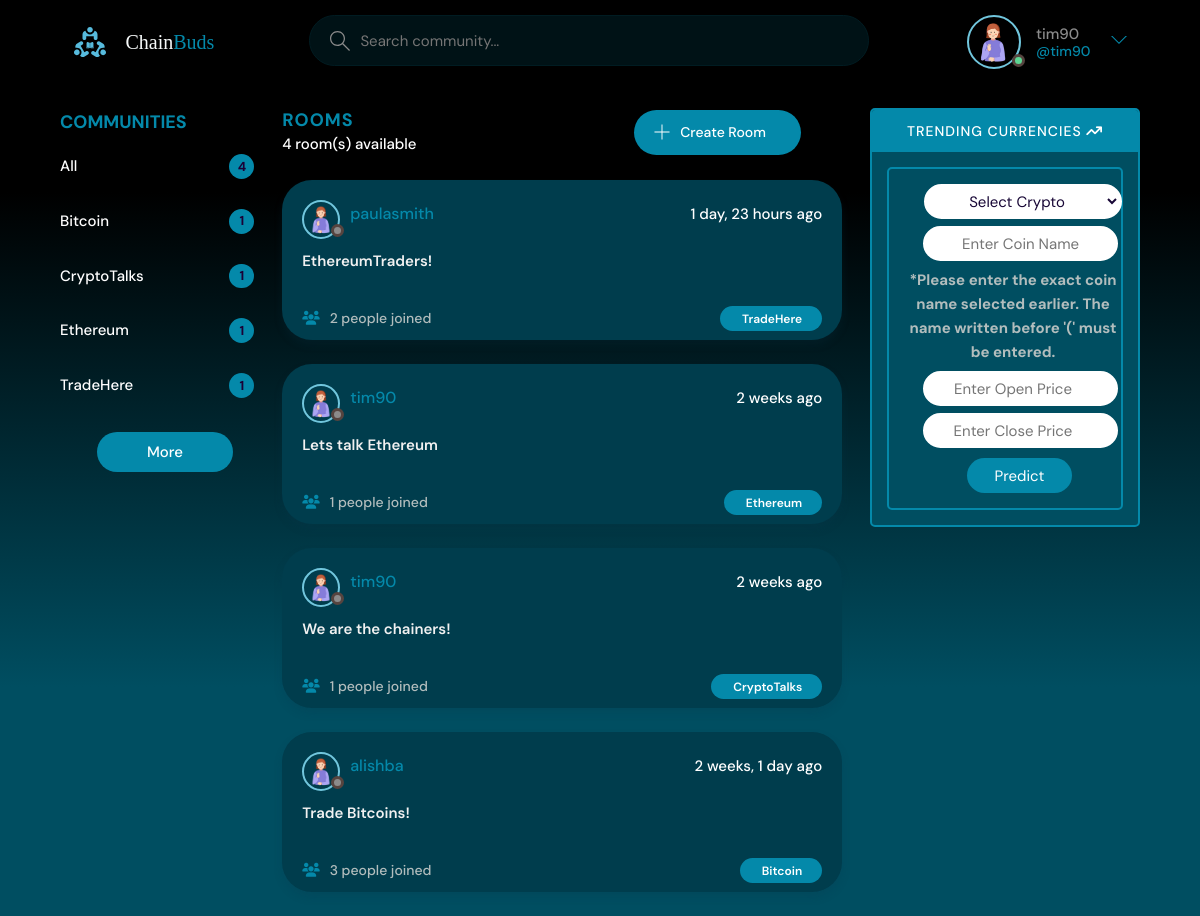
The page / (signed in) on the database its author committed.
### base/models.py (models this page shows, shortened)
class User(AbstractUser):
    name = models.CharField(max_length=200, null=True)
    email = models.EmailField(unique=True, null=True)
    About = models.TextField(null=True)
    picture = models.ImageField(null=True, default="avatar.svg")
    USERNAME_FIELD = 'email'
    REQUIRED_FIELDS = ['username']

class Community(models.Model):
    name = models.CharField(max_length=200)

class Room(models.Model):
    buddy = models.ForeignKey(User, on_delete=models.SET_NULL, null=True) #host
    subject = models.ForeignKey(Community, on_delete=models.SET_NULL, null=True) #topic
    name = models.CharField(max_length=200)
    description = models.TextField(null=True, blank=True)#null True means it can have an empty value in the database. Blank True means if we are creating a form then it can remain empty aswell
    participants = models.ManyToManyField(User, related_name='participants', blank=True)
    updateTime = models.DateTimeField(auto_now=True) #auto_Now takes a snapshot at every time we save the room item. This value will change everytime
    creation = models.DateTimeField(auto_now_add=True) #auto_now_add only saves the time when we FIRST created this instance/room.This value will never change, it will remain as the initial time
    class Meta:
        ordering = ['-updateTime', '-creation'] #Newest Room will show on top with the negative sign put in the syntax
    def __str__(self):
        return self.name

### base/views.py (the view, shortened to what this page needs)
# urls.py: path('', views.home, name="home"),
@login_required(login_url='/login')
def home(request):
    q = request.GET.get('q') if request.GET.get('q') != None else ''
    rooms = Room.objects.filter(Q(subject__name__icontains=q) | Q(
        name__icontains=q) | Q(description__icontains=q))
    communities = Community.objects.all()[0:5]
    room_count = rooms.count()
    room_messages = RoomMessage.objects.filter(Q(room__subject__name__icontains=q))
    coin_names = {
        "Cardano (ADA)": "base/model/ADA_predictions.pkl",
        "Bitcoin Cash (BCH)" : "base/model/BCH_predictions.pkl",
        "Binance Coin (BNB)" : "base/model/BNB_predictions.pkl",
        "Bitcoin (BTC)" : "base/model/BTC_predictions.pkl",
        "Dai Coin (DAI)" : "base/model/DAI_predictions.pkl",
        "DogeCoin (DOGE)" : "base/model/DOGE_predictions.pkl",
        "Ethereum (ETH)" : "base/model/ETH_predictions.pkl",
        "ChainLink (LINK)" : "base/model/LINK_predictions.pkl",
        "LiteCoin (LTC)" : "base/model/LITECOIN_predictions.pkl",
        "PolkaDot (DOT)" : "base/model/POLKADOT_predictions.pkl",
        "Polygon (MATIC)" : "base/model/POLYGON_predictions.pkl",
        "Shiba INU (SHIB)" : "base/model/SHIBA_predictions.pkl",
        "Solana (SOL)" : "base/model/SOLANA_predictions.pkl",
        "Stellar (XLM)" : "base/model/STELLAR_predictions.pkl",
        "TRON (TRX)" : "base/model/TRON_predictions.pkl",
        "TrueUSD (TUSD)" : "base/model/TrueUSD_predictions.pkl",
        "USD Coin (USDC)" : "base/model/USDC_predictions.pkl",
        "Tether (USDT)" : "base/model/USDT_predictions.pkl",
        "Wrapped Bitcoin (WBTC)" : "base/model/WBTC_predictions.pkl",
        "Ripple USD (XRP)" : "base/model/XRP_predictions.pkl",
    }
    context = {'rooms': rooms, 'communities': communities,
                   'room_count': room_count, "coin_names":coin_names, "room_messages":room_messages}
    if request.method == 'GET':
        return render(request, 'base/home.html', context)

### base/templates/base/home.html (shortened to what this page needs)
{% extends 'main.html' %}
{% load static %}
{% block content %}
<main class="layout layout--3">
  <div class="container">
    {% include 'base/topics_components.html' %}
    <div class="roomList">
      <div class="roomList__header">
        <div>
          <h2 style="color: var(--LIGHT, #0489aa);
          font-size: 18px;
          font-style: normal;
          font-weight: 700;
          line-height: normal; ">ROOMS</h2>
          <p style="color: #fff;">{{room_count}} room(s) available</p>
        </div>
        <a class="btn btn--main" href="{% url 'create-room' %}" style="width: 167px;
        height: 45px;
        flex-shrink: 0; border-radius: 30px;
background: #0489aa; margin-right: 41px; color: var(--color1, white);
font-size: 14px;
font-style: normal;
font-weight: 500;
line-height: normal; ">
          <svg version="1.1" xmlns="http://www.w3.org/2000/svg" width="32" height="32" viewBox="0 0 32 32">
            <title>add</title>
            <path
              d="M16.943 0.943h-1.885v14.115h-14.115v1.885h14.115v14.115h1.885v-14.115h14.115v-1.885h-14.115v-14.115z">
            </path>
          </svg>
          Create Room
        </a>
      </div>
      {% include 'base/feed_component.html' %}
    </div>
    <div class="activities" style="background: #004e61; border:2px solid #0489aa;">
      <div class="activities__header" style="background: #0489aa;">
        <h2 style="background-color: #0489aa; color: white; text-align: center;">Trending Currencies <i
            class="fa-solid fa-arrow-trend-up"></i></h2>
      </div>
      {% if request.user.is_authenticated %}
      <div class="activities__box" style="border: 2px solid #0489aa;">
        <div class="activities__boxHeader roomListRoom__header">
          <form method="POST">
            <select name="selected_coin_name" id="" style="height: 35px;
            border-radius: 18px;
            border: 2px solid #fff;
            text-align: center;
            margin-left: 20px; background-color: #fff; color: #180736;">
              {% for coin, model in coin_names.items %}
              <option value="" disabled selected hidden>Select Crypto</option>
              {% endfor %}
            </select>
            <br>
            <input type="text" name="input_coin_name" placeholder="Enter Coin Name" style="height: 35px;
            margin-top: 7px;
            border-radius: 18px;
            text-align: center;
            margin-left: 19px;
            width: 195px; background-color: #fff; color: #180736; border: 2px solid #fff;">
            <h4 style="text-align: center; margin-top: 7px;">*Please enter the exact coin name selected earlier. The
              name written before '(' must <br>be entered.
            </h4>
            <input type="number" name="input_data" placeholder="Enter Open Price" style="height: 35px;
            margin-top: 7px;
            border-radius: 18px;
            text-align: center;
            margin-left: 19px;
            width: 195px; background-color: #fff; color: #180736; border: 2px solid #fff;">
            <br>
            <input type="number" name="input_data1" placeholder="Enter Close Price" style="height: 35px;
            margin-top: 7px;
            border-radius: 18px;
            text-align: center;
            margin-left: 19px;
            width: 195px; background-color: #fff; color: #180736; border: 2px solid #fff;">
            <input type="submit" value="Predict" style="height: 35px;
            margin-top: 10px;
            width: 105px;
            border-radius: 18px;
            margin-left: 63px;
            background-color: #0489aa;
            border: none;
            color: white;">
          </form>
        </div>
      </div>
      {% else %}
      <p>Please login to predict crypto currencies</p>
      {% endif %}
    </div>
  </div>
</main>
{% endblock %}

### templates/navbar.html (shortened to what this page needs)
{% load static %}
<header class="header header--loggedIn" style="background-color: black;">
  <div class="container">
    <a href="{% url 'home' %}" class="header__logo">
      <img src="{% static 'logo.svg' %}" />
      <h1 style="color: var(--LIGHT, #0489aa);
      font-family: Eras Bold ITC;
      font-size: 20px;
      font-style: normal;
      font-weight: 400;
      line-height: normal; "> <span style="color: #F7FAFA;
        font-family: Eras Bold ITC;
        font-size: 20px;
        font-style: normal;
        font-weight: 400;
        line-height: normal; ">Chain</span>Buds</h1>
    </a>
    <form class="header__search" method="GET" action="{% url 'home' %}">
      <label style="border-radius: 30px;
        border: 1px solid #001c22;
        background: #001216; width: 560px;
height: 51px;
flex-shrink: 0; ">
        <input name="q" placeholder="Search community..." />
      </label>
    </form>
    <nav class="header__menu">
      {% if request.user.is_authenticated %}
      <div class="header__user">
        <a href="{% url 'update-user' %}">
          <div class="avatar avatar--medium active">
            <img src="{{request.user.picture.url}}" style="width: 50px;
            height: 50px; "/>
          </div>
          <p>{{request.user.username}}<span style="color: #0489aa; ">@{{request.user.username}}</span></p>
        </a>
        <button class="dropdown-button">
          <svg version="1.1" xmlns="http://www.w3.org/2000/svg" style="fill: #0489aa;" width="32" height="32" viewBox="0 0 32 32">
            <title>chevron-down</title>
            <path d="M16 21l-13-13h-3l16 16 16-16h-3l-13 13z"></path>
          </svg>
        </button>
      </div>
      {% else %}
      <a href="{% url 'login' %}">
        <img src="{% static 'avatar.svg' %}" />
        <p>Login</p>
      </a>
      {% endif %}
    </nav>
  </div>
</header>

### base/templates/base/topics_components.html
<div class="topics">
    <div class="topics__header">
      <h2 style="color: var(--LIGHT, #0489aa); font-size: 18px;
      font-style: normal;
      font-weight: 700;
      line-height: normal;   margin-top: 2px;">Communities</h2>
    </div>
    <ul class="topics__list">
      <li>
        <a href="{% url 'home' %}" class="active" style="color: #fff;">All <span style="display: flex;
          width: 25px;
          padding: 2.609px 6.044px 1.391px 6.956px;
          justify-content: center;
          align-items: center;
          flex-shrink: 0;
          border-radius: 14.913px;
          background: var(--LIGHT, #0489aa);
          color: var(--color1, #1B0036); ">{{communities.count}}</span></a>
      </li>
      {% for community in communities %}
      <li>
        <a href="{% url 'home' %}?q={{community.name}}" style="color: #fff;"> {{community.name}}<span style="display: flex;
          width: 25px;
          padding: 2.609px 6.044px 1.391px 6.956px;
          justify-content: center;
          align-items: center;
          flex-shrink: 0;
          border-radius: 14.913px;
          background: var(--LIGHT, #0489aa);
          color: var(--color1, #1B0036); ">{{community.room_set.all.count}}</span></a>
      </li>
      {% endfor %}
    </ul>
    <a class="btn btn--link" href="{% url 'topics' %}" style="
    padding: 8px 50px;
  flex-direction: column;
  border-radius: 33px;
  background: var(--LIGHT, #0489aa);
  margin-left: 37px;
  margin-top: 4px;
  margin-bottom: 15px; color: white;">
      More
    </a>
  </div>

### base/templates/base/feed_component.html
{% for room in rooms %}
<div class="roomListRoom" style="width: 560px;
height: 160px; border-radius: 30px;
background: #003d4d;
box-shadow: 0px 5px 9px 0px rgba(12, 57, 75, 0.2);">
  <div class="roomListRoom__header">
    <a href="{% url 'user-profile' room.buddy.id %}" class="roomListRoom__author">
      <div class="avatar avatar--small">
        <img src="{{room.buddy.picture.url}}" style="width: 34px;
          height: 35px;
          flex-shrink: 0; stroke-width: 2px;
stroke: #0489aa; " />
      </div>
      <span style="width: 96px;
        height: 33px;
        flex-shrink: 0; color: var(--LIGHT, #0489aa);
font-size: 16px;
font-style: normal;
font-weight: 500;
line-height: normal; ">{{room.buddy.username}}</span>
    </a>
    <div class="roomListRoom__actions">
      <span style="color: #FFF;
        font-size: 15px;
        font-style: normal;
        font-weight: 500;
        line-height: normal;
        margin-bottom: 12px;">{{room.creation|timesince}} ago</span>
    </div>
  </div>
  <div class="roomListRoom__content">
    <a href="{% url 'room' room.id %}" style="color: #F1F1F1;
      font-size: 15px;
      font-style: normal;
      font-weight: 600;
      line-height: normal; ">{{room.name}}</a>
  </div>
  <div class="roomListRoom__meta" style="border-top:none">
    <a href="{% url 'room' room.id %}" class="roomListRoom__joined">
      <i class="fa-solid fa-users" style="color: #0489aa;"></i>
      {{room.participants.all.count}} people joined
    </a>
    <p class="roomListRoom__topic" style="display: inline-flex;
      padding: 5px 20px 4px 22px;
      justify-content: center;
      align-items: center; border-radius: 30px;
background: var(--LIGHT, #0489aa); color: var(--color1, white);
font-size: 12px;
font-style: normal;
font-weight: 600;
line-height: normal; ">{{room.subject.name}}</p>
  </div>
</div>
{% endfor %}

### rows shown on the page
User: user.picture (picture), user.username "tim90"
Community: name "Bitcoin", room_set.all.count "1"
Community: name "CryptoTalks", room_set.all.count "1"
Community: name "Ethereum", room_set.all.count "1"
Community: name "TradeHere", room_set.all.count "1"
Room: buddy.picture (picture), buddy.username "paulasmith", creation "1 day, 23 hours", name "EthereumTraders!", participants.all.count "2", subject.name "TradeHere"
Room: buddy.picture (picture), buddy.username "tim90", creation "2 weeks", name "Lets talk Ethereum", participants.all.count "1", subject.name "Ethereum"
Room: buddy.picture (picture), buddy.username "tim90", creation "2 weeks", name "We are the chainers!", participants.all.count "1", subject.name "CryptoTalks"
Room: buddy.picture (picture), buddy.username "alishba", creation "2 weeks, 1 day", name "Trade Bitcoins!", participants.all.count "3", subject.name "Bitcoin"

### other values the page prints
{{ communities.count }} "4"
{{ room_count }} "4"
